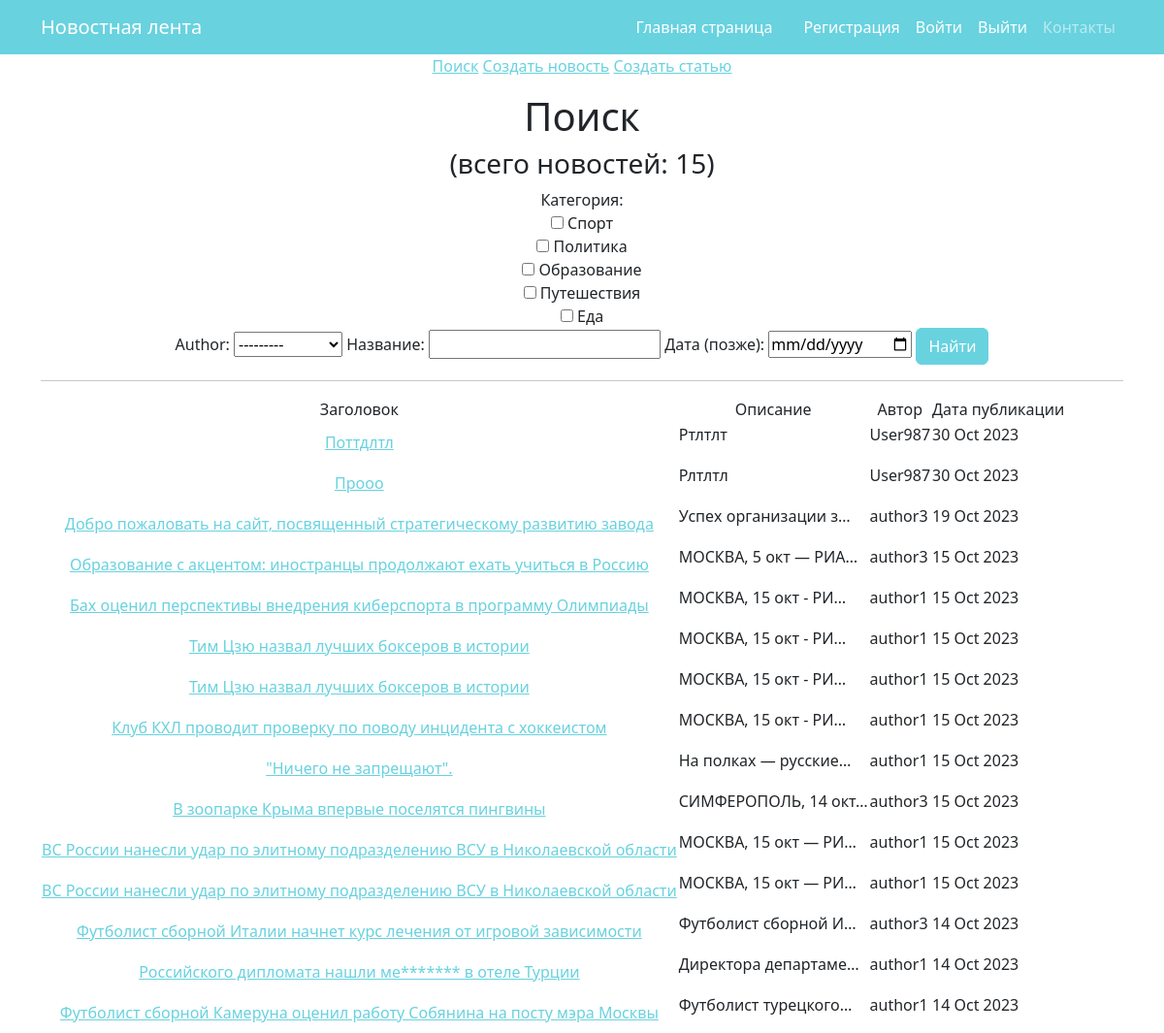
Page /news/search/ on the earlier database version.
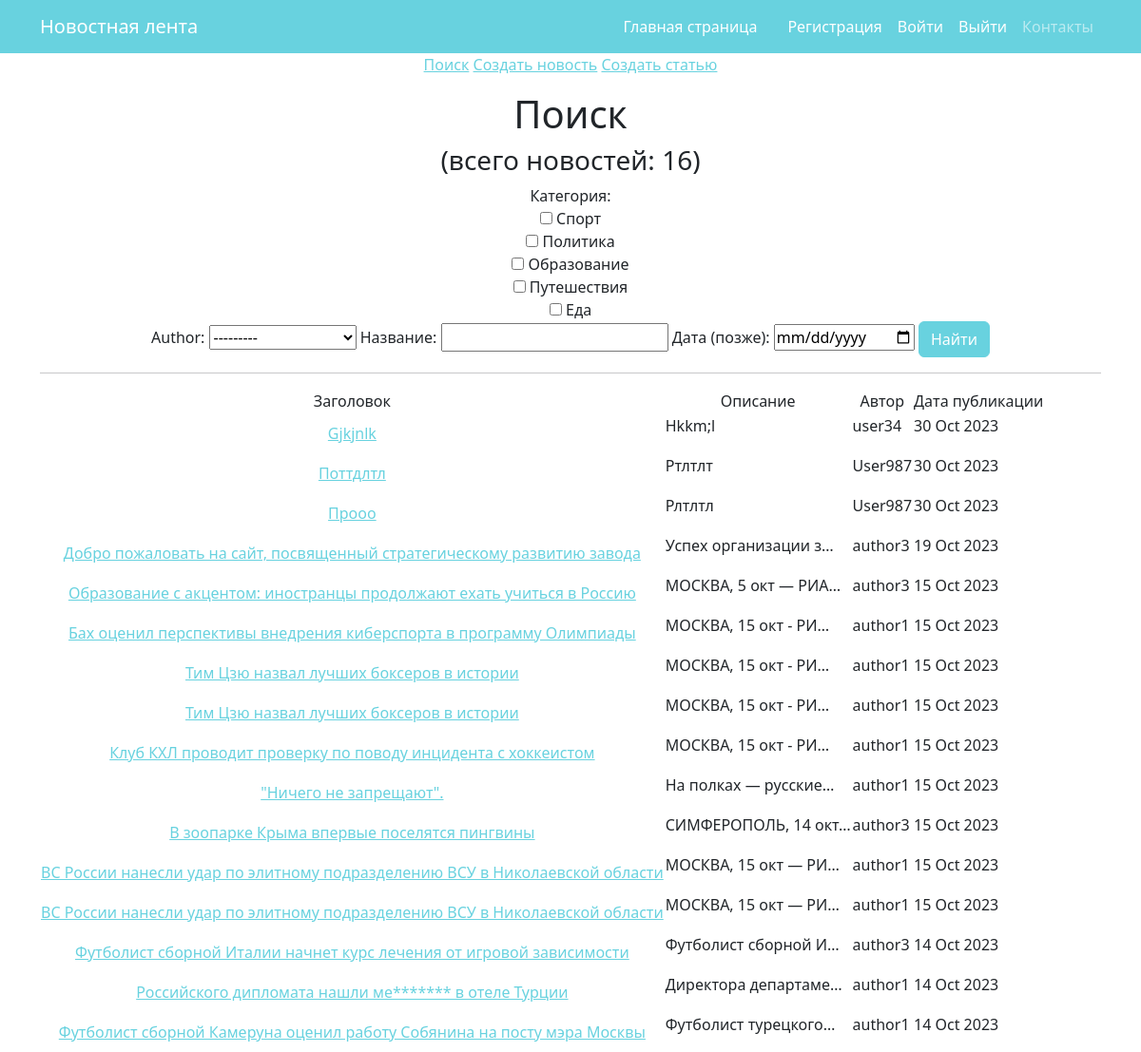
Same page on the later database version.
### news/models.py (models this page shows, shortened)
class Post(models.Model):
    author = models.ForeignKey(Author, on_delete=models.CASCADE, verbose_name=pgettext_lazy('Author', 'Author'))
    type = models.CharField(max_length=7, choices=TYPE, default='NWS')
    time_in = models.DateTimeField(auto_now_add=True)
    category = models.ManyToManyField(Category, through='PostCategory')
    title = models.CharField(max_length=100)
    text = models.TextField()
    rating = models.IntegerField(default=0)

class Author(models.Model):
    name = models.CharField(max_length=255)
    users = models.OneToOneField(User, on_delete=models.CASCADE)
    user_rating = models.IntegerField(default=0)
    def __str__(self):
        return self.name

### news/views.py (the view)
# urls.py: path('search/', PostSearch.as_view(), name='search'),
class PostSearch(ListView):
    model = Post
    template_name = 'search.html'
    context_object_name = 'posts'
    ordering = ['-time_in']
    def get_context_data(self, **kwargs):
        context = super().get_context_data(**kwargs)
        context['filter'] = PostFilter(self.request.GET, queryset=self.get_queryset())
        return context

### news/models.py (called while the page is built)
    def __str__(self):
        return self.name

### news/templatetags/custom_filters.py (called while the page is built)
@register.filter()
def censor(value):
    for word in censored_word:
        if word.lower() in value.lower():
            value = value.replace(word[2:], '*' * len(word))
    return value

### templates/search.html (shortened to what this page needs)
{% extends 'flatpages/default.html' %}
{% load custom_filters %}
{% load custom_tags %}
{% block content %}
<a href="/news/search/">Поиск</a>
<a href="/news/create/">Создать новость</a>
<a href="/news/create/">Создать статью</a>
<p>
<h1>Поиск</h1>
<h3>(всего новостей: {{ posts|length }})</h3>
<form method='GET'>
    {{ filter.form }}
    <input class="btn btn-primary" type='submit' value='Найти'>
</form>
   <hr>
       <table>
           <tr>
               <td>Заголовок</td>
               <td>Описание</td>
               <td>Автор</td>
               <td>Дата публикации</td>
           </tr>
           {% for post in filter.qs %}
           <tr>
               <td>
                <a href="/news/{{ post.id  }}">{{ post.title|censor }} </a>
            </td>
               <td><p align="left">{{ post.text|truncatechars:20 }}</td>
               <td><p align="left">{{ post.author }}</td>
               <td><p align="left">{{ post.time_in|date:'d M Y' }}</td>
           </tr>
           {% endfor %}
</table>
{% endblock content %}

Differences in the rows shown:
added Post: title|censor "Gjkjnlk", text "Hkkm;l", author "user34", time_in "30 Oct 2023"
Other differences:
{{ posts|length }}: "15" → "16"
